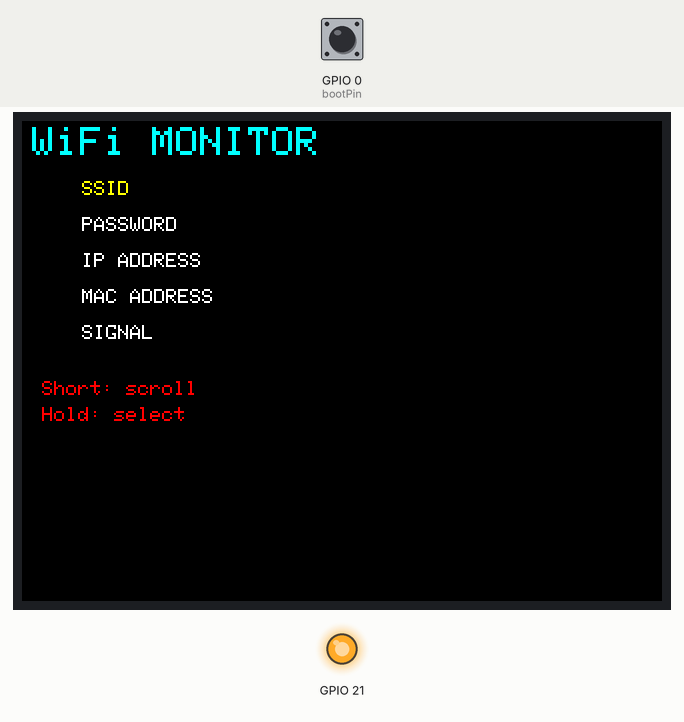
Simulated run of this sketch. Board: ESP32. On the bench: 320×240 colour display, output pins drawn as LEDs (lit = HIGH). The inputs (shaded band) are chosen by the test bench; at power-on: GPIO 0 (bootPin) HIGH. WiFi joins after 1.5 s; servers stay silent unless stated.

Above: at 5.0 s.
5.1 s: GPIO 0 (bootPin) pulled LOW for 0.15 s
At 6.3 s:
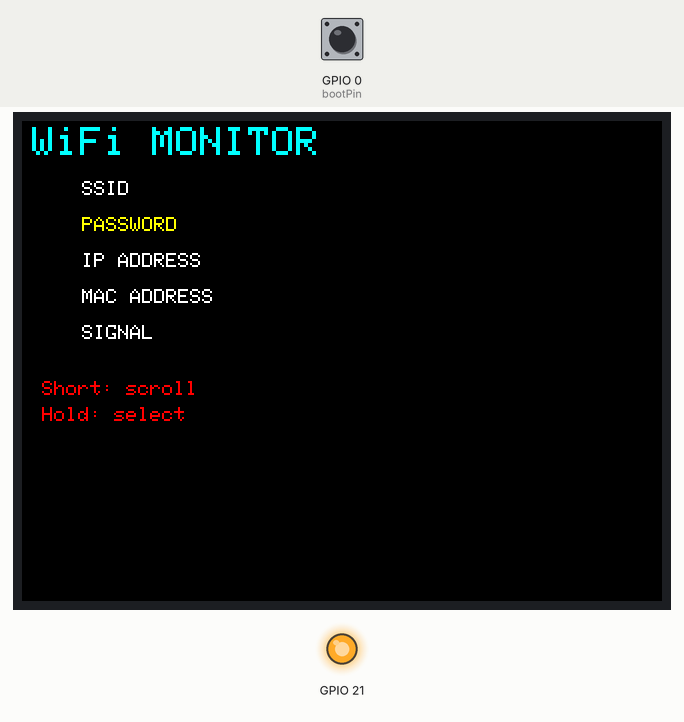
6.8 s: GPIO 0 (bootPin) pulled LOW for 1 s
At 8.7 s:
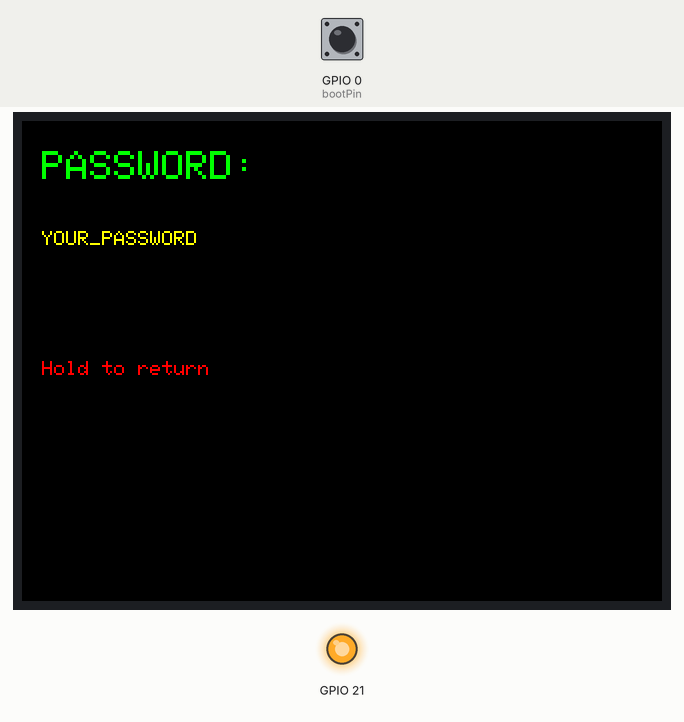
9.3 s: GPIO 0 (bootPin) pulled LOW for 0.15 s
At 10.7 s:
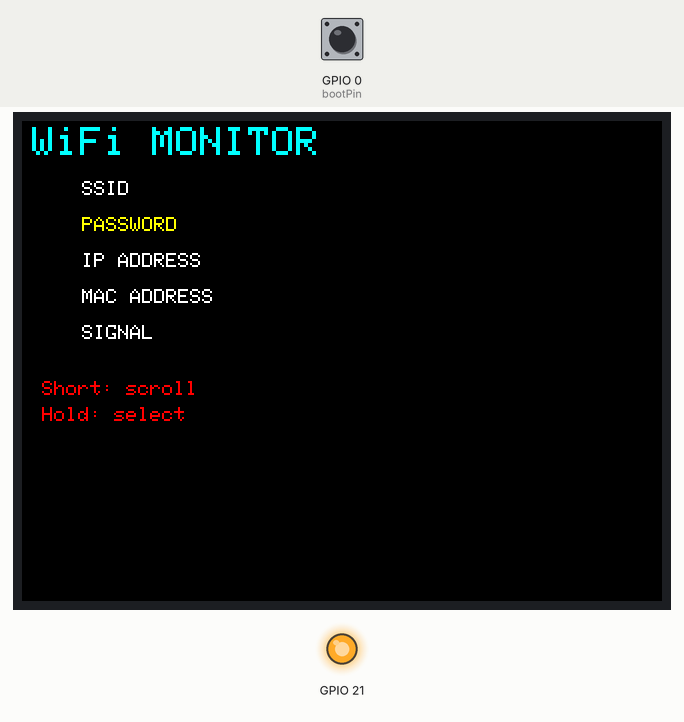
11.0 s: GPIO 0 (bootPin) pulled LOW for 0.15 s
At 12.1 s:
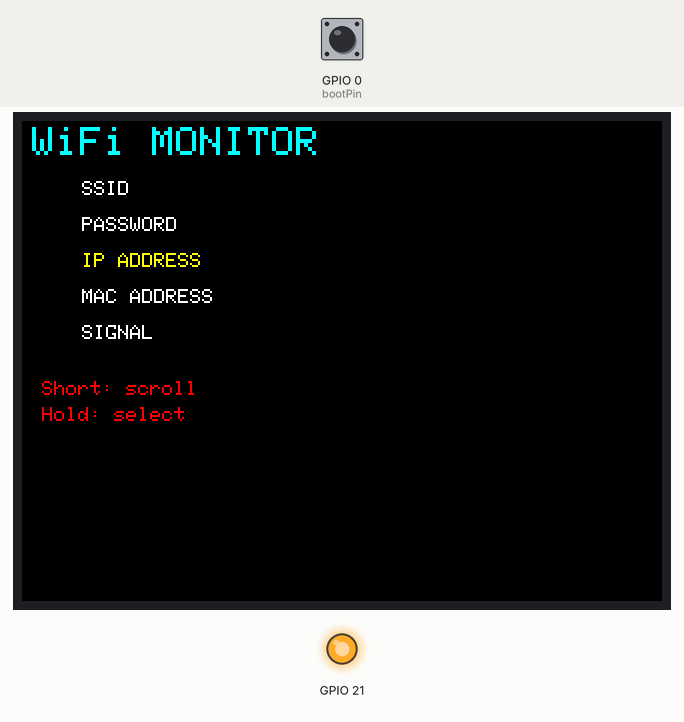
12.7 s: GPIO 0 (bootPin) pulled LOW for 3.2 s
At 17.1 s:
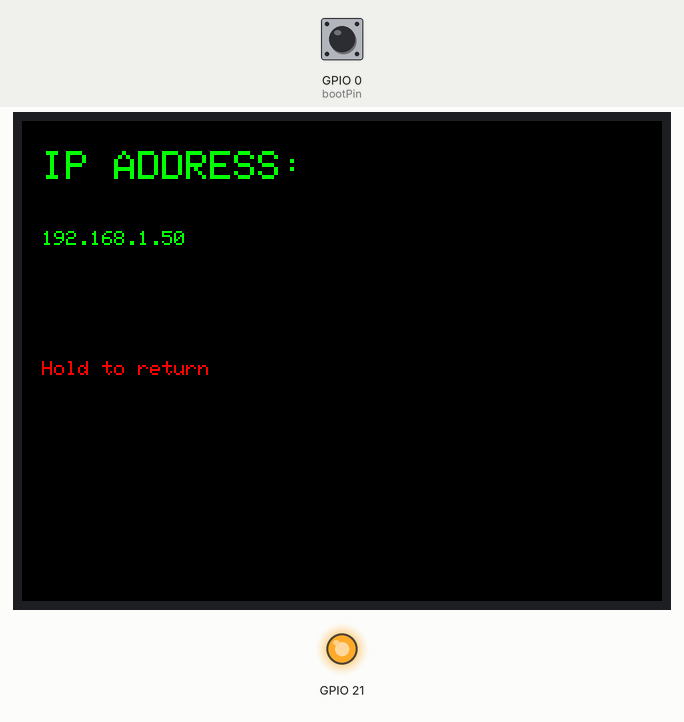
17.4 s: GPIO 0 (bootPin) pulled LOW for 1 s
At 19.5 s:
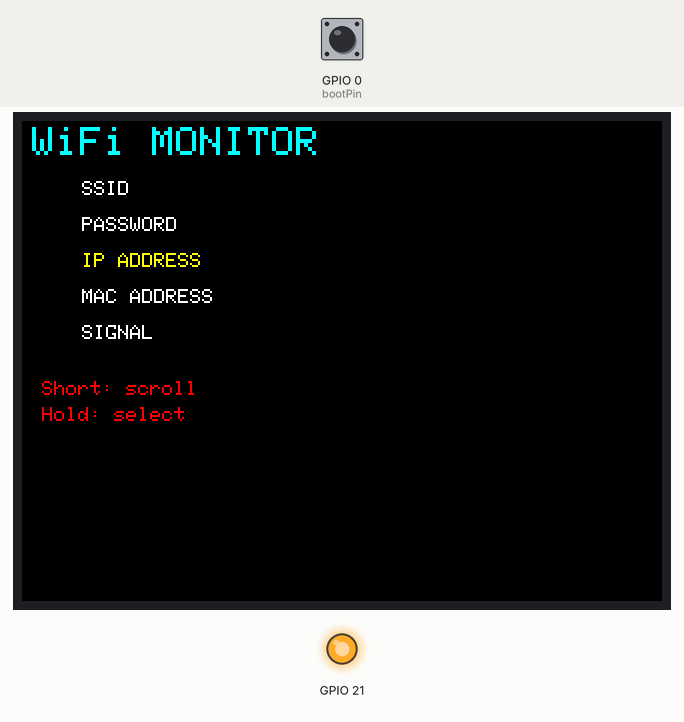
Timing chart, 0 to 20.9 s (numbered marks = the images above; inputs shaded):
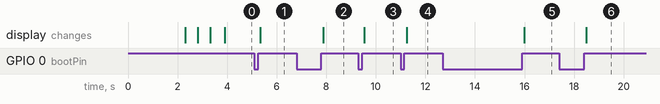

Measured:
- after the input at 5.1 s, the display: changes after 0.24 s (image 1)
- after the input at 6.8 s, the display: changes after 1.1 s (image 2)
- after the input at 9.3 s, the display: changes after 0.24 s (image 3)
- after the input at 11.0 s, the display: changes after 0.24 s (image 4)
- after the input at 12.7 s, the display: changes after 3.3 s (image 5)
- after the input at 17.4 s, the display: changes after 1.1 s (image 6)

The sketch:

WiFi_Monitor.ino
```cpp
#include <TFT_eSPI.h>
#include <WiFi.h>

TFT_eSPI tft = TFT_eSPI();

const char* ssid = "YOUR_NETWORK_SSID";
const char* password = "YOUR_PASSWORD";

const int bootPin = 0;
int currentItem = 0;
int selectedItem = -1;
String ipAddress = "";
String signalStrength = "";
String macAddress = "";

unsigned long pressStartTime = 0;
bool buttonPressed = false;
const unsigned long HOLD_TIME = 600;

void connectWiFi() {
  tft.fillScreen(TFT_BLACK);
  tft.setTextColor(TFT_YELLOW);
  tft.setCursor(10, 50);
  tft.print("Connecting to WiFi");

  WiFi.begin(ssid, password);
  while (WiFi.status() != WL_CONNECTED) {
    delay(500);
    tft.print(".");
  }

  ipAddress = WiFi.localIP().toString();
  signalStrength = String(WiFi.RSSI()) + " dBm";
  macAddress = WiFi.macAddress();
}

void showMenu() {
  selectedItem = -1;
  tft.fillScreen(TFT_BLACK);

  tft.setTextColor(TFT_CYAN, TFT_BLACK);
  tft.setTextSize(2);
  tft.setCursor(5, 3);               // ← левее и выше
  tft.print("WiFi MONITOR");

  tft.setTextSize(1);
  const char* items[] = {"SSID", "PASSWORD", "IP ADDRESS", "MAC ADDRESS", "SIGNAL"};

  for (int i = 0; i < 5; i++) {
    if (i == currentItem) {
      tft.setTextColor(TFT_YELLOW);
    } else {
      tft.setTextColor(TFT_WHITE);
    }
    tft.setCursor(30, 30 + i * 18);  // ← пункты выше
    tft.print(items[i]);
  }

  tft.setTextColor(TFT_RED);
  tft.setCursor(10, 130);
  tft.print("Short: scroll");
  tft.setCursor(10, 143);
  tft.print("Hold: select");
}

void showSelected() {
  tft.fillScreen(TFT_BLACK);
  tft.setTextColor(TFT_GREEN);
  tft.setTextSize(2);
  tft.setCursor(10, 15);

  switch(selectedItem) {
    case 0:
      tft.println("SSID:");
      tft.setTextColor(TFT_WHITE);
      tft.setTextSize(1);
      tft.setCursor(10, 55);
      tft.println(ssid);
      break;
    case 1:
      tft.println("PASSWORD:");
      tft.setTextColor(TFT_YELLOW);
      tft.setTextSize(1);
      tft.setCursor(10, 55);
      tft.println(password);
      break;
    case 2:
      tft.println("IP ADDRESS:");
      tft.setTextColor(TFT_GREEN);
      tft.setTextSize(1);
      tft.setCursor(10, 55);
      tft.println(ipAddress);
      break;
    case 3:
      tft.println("MAC ADDRESS:");
      tft.setTextColor(TFT_GREEN);
      tft.setTextSize(1);
      tft.setCursor(10, 55);
      tft.println(macAddress);
      break;
    case 4:
      tft.println("SIGNAL:");
      tft.setTextColor(TFT_GREEN);
      tft.setTextSize(1);
      tft.setCursor(10, 55);
      tft.println(signalStrength);
      tft.setCursor(10, 75);
      tft.print("Quality: ");
      int rssi = WiFi.RSSI();
      int quality;
      if (rssi <= -100) quality = 0;
      else if (rssi >= -50) quality = 100;
      else quality = 2 * (rssi + 100);
      tft.print(quality);
      tft.println("%");
      break;
  }

  tft.setTextColor(TFT_RED);
  tft.setTextSize(1);
  tft.setCursor(10, 120);
  tft.print("Hold to return");
}

void checkButton() {
  int buttonState = digitalRead(bootPin);

  if (buttonState == LOW && !buttonPressed) {
    buttonPressed = true;
    pressStartTime = millis();
  }

  if (buttonState == HIGH && buttonPressed) {
    unsigned long pressDuration = millis() - pressStartTime;

    if (pressDuration < HOLD_TIME) {
      if (selectedItem == -1) {
        currentItem++;
        if (currentItem > 4) currentItem = 0;
        showMenu();
      } else {
        selectedItem = -1;
        showMenu();
      }
    } else {
      if (selectedItem == -1) {
        selectedItem = currentItem;
        showSelected();
      } else {
        selectedItem = -1;
        showMenu();
      }
    }
    buttonPressed = false;
  }
}

void showSplash() {
  tft.fillScreen(TFT_BLACK);
  tft.setTextColor(TFT_CYAN, TFT_BLACK);
  tft.setTextSize(3);
  tft.setCursor(20, 35);
  tft.println("WiFi");
  tft.setCursor(15, 70);
  tft.println("MONITOR");

  tft.setTextColor(TFT_YELLOW, TFT_BLACK);
  tft.setTextSize(1);
  tft.setCursor(35, 110);
  tft.println("by ESPDAN");

  delay(2000);
}

void setup() {
  pinMode(bootPin, INPUT_PULLUP);
  pinMode(21, OUTPUT);
  digitalWrite(21, HIGH);

  tft.init();
  tft.setRotation(1);

  showSplash();
  connectWiFi();
  showMenu();
}

void loop() {
  checkButton();
  delay(10);
}
```
